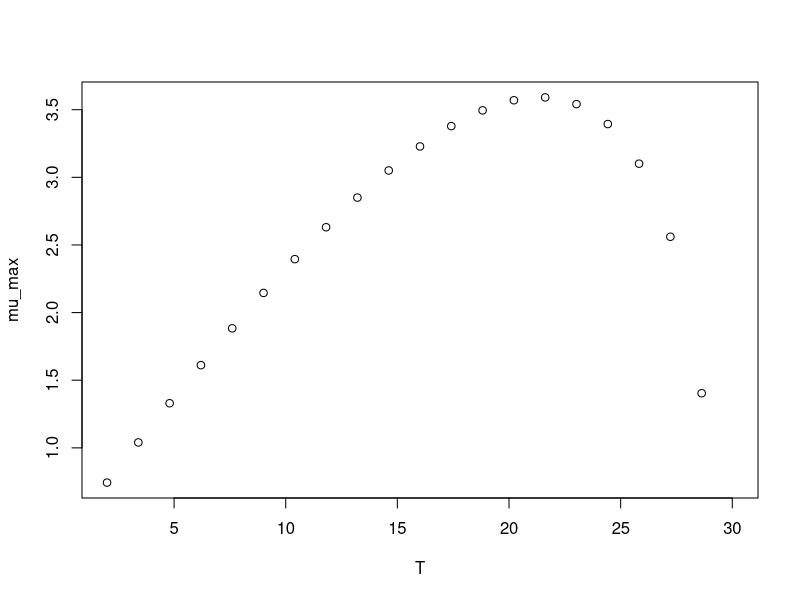

Source code (R):
#############################
# start of Parameter script
#############################
T <- seq(1.998001998002,30.03,length.out=21)
#############################
# end of Parameter script
#############################
############################# 
# start of Model script Gropin ID 38 
#############################
 
# constant coefficients for this model
Tmin <- -1.39
Topt <- 21.4
Tmax <- 29.1
 
variables <- data.frame(T)
argumentsPar <- expand.grid(variables)
 
# heart of the model
response_surface <- function(T) {
   mumax <-(12.9^0.5)*(((T-Tmax)*(T-Tmin)^2)/((Topt-Tmin)*(((Topt-Tmin)*(T-Topt))-((Topt-Tmax)*(Topt+Tmin-2*T)))))^0.5

return(mumax=mumax)
} 

# output parameters
mumax <- cbind(argumentsPar,response_surface(argumentsPar['T']))
colnames(mumax) <- c(colnames(argumentsPar),'mumax')
#############################
# End of Model script
#############################
############################# 
# start of Visualisation script Gropin ID 38 
#############################
plot(T,mumax$mumax,
                          xlab='T',
                          ylab='mu_max')
#############################
# End of Visualisation script
#############################
